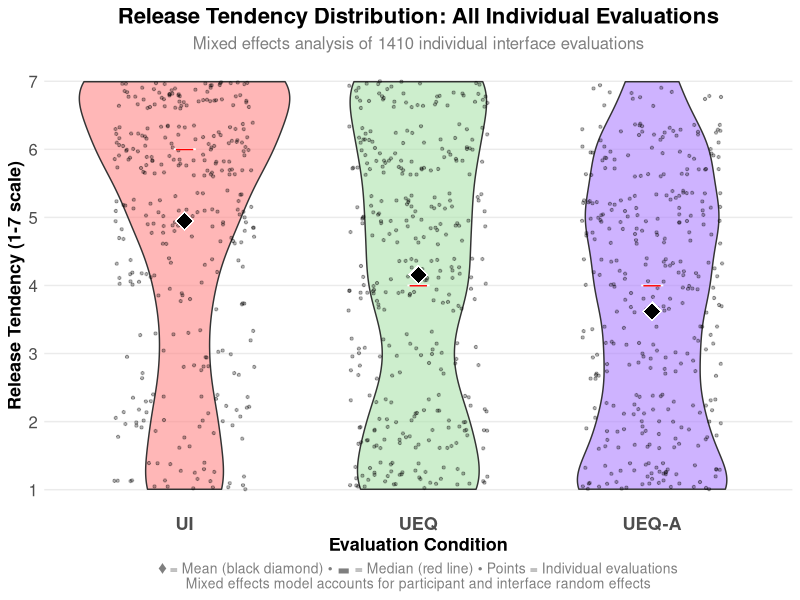

Write R code to recreate this figure.
# Alternative Analysis: Per-Evaluation Release Tendency Analysis 
# Since release tendency is continuous Likert scale data, analyze individual evaluations
# rather than participant-level aggregations

library(dplyr)
library(ggplot2)
library(lme4)
library(car)

cat("=== ALTERNATIVE ANALYSIS: PER-EVALUATION RELEASE TENDENCY ===\n")

# Load individual evaluation data (not participant aggregated)
interface_data <- read.csv("results/three_condition_interface_data.csv")

# Update condition names
interface_data$condition_new <- case_when(
  interface_data$condition == "RAW" ~ "UI",
  interface_data$condition == "UEQ" ~ "UEQ", 
  interface_data$condition == "UEQ+Autonomy" ~ "UEQ-A",
  TRUE ~ interface_data$condition
)

# Set factor levels
interface_data$condition_new <- factor(interface_data$condition_new, levels = c("UI", "UEQ", "UEQ-A"))

# Define consistent color scheme
condition_colors <- c("UI" = "#FF8888", "UEQ" = "#ABE2AB", "UEQ-A" = "#AE80FF")

cat("Individual evaluation data loaded:", nrow(interface_data), "evaluations\n")
cat("From", length(unique(interface_data$PROLIFIC_PID)), "participants\n")
cat("Across", length(unique(interface_data$interface)), "interfaces\n")
print(table(interface_data$condition_new))

# Remove missing tendency values
interface_data <- interface_data[!is.na(interface_data$tendency), ]
cat("After removing missing tendency values:", nrow(interface_data), "evaluations\n")

# 1. Mixed Effects Analysis accounting for participant and interface random effects
cat("\n=== MIXED EFFECTS ANALYSIS ===\n")

# Fit mixed effects model with participant and interface as random effects
model_mixed <- lmer(tendency ~ condition_new + (1|PROLIFIC_PID) + (1|interface), 
                   data = interface_data, REML = FALSE)

# ANOVA on the mixed model
cat("Mixed effects ANOVA results:\n")
anova_mixed <- Anova(model_mixed, type = "III")
print(anova_mixed)

# Extract model summary
summary_mixed <- summary(model_mixed)
print(summary_mixed)

# 2. Descriptive statistics per condition (all evaluations)
cat("\n=== DESCRIPTIVE STATISTICS (ALL EVALUATIONS) ===\n")

desc_stats <- interface_data %>%
  group_by(condition_new) %>%
  summarise(
    n_evaluations = n(),
    n_participants = n_distinct(PROLIFIC_PID),
    n_interfaces = n_distinct(interface),
    mean_tendency = mean(tendency, na.rm = TRUE),
    sd_tendency = sd(tendency, na.rm = TRUE),
    median_tendency = median(tendency, na.rm = TRUE),
    q25 = quantile(tendency, 0.25, na.rm = TRUE),
    q75 = quantile(tendency, 0.75, na.rm = TRUE),
    .groups = "drop"
  )

print(desc_stats)

# 3. Visualization: Individual Evaluations Distribution
cat("\n=== CREATING PER-EVALUATION VISUALIZATION ===\n")

p_evaluations <- ggplot(interface_data, aes(x = condition_new, y = tendency, fill = condition_new)) +
  geom_violin(alpha = 0.6, trim = FALSE) +
  geom_jitter(width = 0.3, alpha = 0.3, size = 0.8, color = "black") +
  # Large visible mean
  stat_summary(fun = mean, geom = "point", shape = 18, size = 6, color = "white", stroke = 1.5) +
  stat_summary(fun = mean, geom = "point", shape = 18, size = 5, color = "black") +
  # Large visible median
  stat_summary(fun = median, geom = "point", shape = 95, size = 8, color = "white", stroke = 2) +
  stat_summary(fun = median, geom = "point", shape = 95, size = 7, color = "red") +
  scale_fill_manual(values = condition_colors, name = "Condition") +
  labs(
    title = "Release Tendency Distribution: All Individual Evaluations",
    subtitle = paste0("Mixed effects analysis of ", nrow(interface_data), " individual interface evaluations"),
    x = "Evaluation Condition",
    y = "Release Tendency (1-7 scale)",
    caption = "♦ = Mean (black diamond) • ▬ = Median (red line) • Points = Individual evaluations\nMixed effects model accounts for participant and interface random effects"
  ) +
  theme_minimal() +
  theme(
    plot.title = element_text(size = 16, face = "bold", hjust = 0.5),
    plot.subtitle = element_text(size = 12, hjust = 0.5, color = "gray50"),
    plot.caption = element_text(size = 10, hjust = 0.5, color = "gray50"),
    axis.title = element_text(size = 13, face = "bold"),
    axis.text = element_text(size = 12),
    axis.text.x = element_text(size = 13, face = "bold"),
    legend.position = "none",
    panel.grid.minor.y = element_blank(),
    panel.grid.major.x = element_blank()
  ) +
  scale_y_continuous(limits = c(1, 7), breaks = 1:7)

# 4. Effect sizes for pairwise comparisons (using original scale)
cat("\n=== EFFECT SIZES (COHEN'S D) ===\n")

# Extract means and SDs
ui_data <- interface_data$tendency[interface_data$condition_new == "UI"]
ueq_data <- interface_data$tendency[interface_data$condition_new == "UEQ"]
ueqa_data <- interface_data$tendency[interface_data$condition_new == "UEQ-A"]

# Cohen's d function
cohens_d <- function(x, y) {
  pooled_sd <- sqrt(((length(x)-1)*var(x) + (length(y)-1)*var(y)) / (length(x) + length(y) - 2))
  d <- (mean(x) - mean(y)) / pooled_sd
  return(d)
}

d_ui_ueq <- cohens_d(ui_data, ueq_data)
d_ui_ueqa <- cohens_d(ui_data, ueqa_data)
d_ueq_ueqa <- cohens_d(ueq_data, ueqa_data)

cat(sprintf("UI vs UEQ: d = %.3f\n", d_ui_ueq))
cat(sprintf("UI vs UEQ-A: d = %.3f\n", d_ui_ueqa))
cat(sprintf("UEQ vs UEQ-A: d = %.3f\n", d_ueq_ueqa))

# Save plot
if(!dir.exists("plots")) dir.create("plots")

ggsave("plots/per_evaluation_tendency_analysis.png", p_evaluations, 
       width = 12, height = 8, dpi = 300)

# Save results to CSV
write.csv(desc_stats, "results/per_evaluation_descriptive_stats.csv", row.names = FALSE)

cat("\n✓ Per-evaluation analysis completed\n")
cat("✓ Plot saved: plots/per_evaluation_tendency_analysis.png\n")
cat("✓ Descriptive statistics saved: results/per_evaluation_descriptive_stats.csv\n")

# Summary for interpretation
cat("\n=== ANALYSIS SUMMARY ===\n")
cat("This alternative analysis treats each interface evaluation as an independent observation\n")
cat("while accounting for non-independence due to participants and interfaces through\n") 
cat("mixed effects modeling. This approach is appropriate for continuous Likert data\n")
cat("and provides more statistical power than participant-level aggregation.\n")
